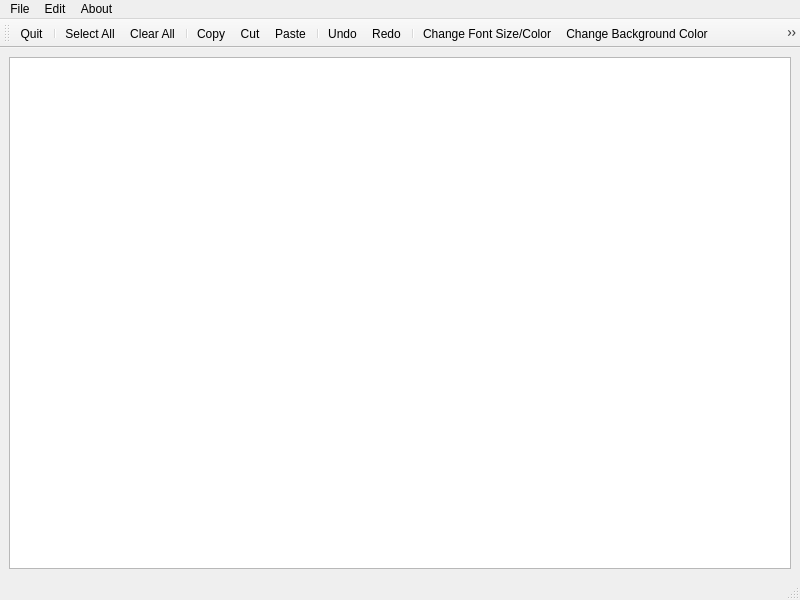
<?xml version="1.0" encoding="UTF-8"?>
<ui version="4.0">
 <class>MainWindow</class>
 <widget class="QMainWindow" name="MainWindow">
  <property name="geometry">
   <rect>
    <x>0</x>
    <y>0</y>
    <width>800</width>
    <height>600</height>
   </rect>
  </property>
  <property name="windowTitle">
   <string>MainWindow</string>
  </property>
  <widget class="QWidget" name="centralwidget">
   <layout class="QVBoxLayout" name="verticalLayout">
    <item>
     <widget class="QTextEdit" name="text_edit"/>
    </item>
   </layout>
  </widget>
  <widget class="QMenuBar" name="menubar">
   <property name="geometry">
    <rect>
     <x>0</x>
     <y>0</y>
     <width>800</width>
     <height>22</height>
    </rect>
   </property>
   <widget class="QMenu" name="menuFile">
    <property name="title">
     <string>File</string>
    </property>
    <addaction name="actionOpen_File"/>
    <addaction name="actionSave_File"/>
    <addaction name="separator"/>
    <addaction name="actionQuit"/>
   </widget>
   <widget class="QMenu" name="menuEdit">
    <property name="title">
     <string>Edit</string>
    </property>
    <addaction name="actionSelect_All"/>
    <addaction name="actionClear_All"/>
    <addaction name="separator"/>
    <addaction name="actionCopy"/>
    <addaction name="actionCut"/>
    <addaction name="actionPaste"/>
    <addaction name="separator"/>
    <addaction name="actionUndo"/>
    <addaction name="actionRedo"/>
    <addaction name="separator"/>
    <addaction name="actionFont"/>
    <addaction name="actionChange_Text_Color"/>
    <addaction name="actionChange_Background_Color"/>
   </widget>
   <widget class="QMenu" name="menuAbout">
    <property name="title">
     <string>About</string>
    </property>
    <addaction name="actionAbout_Qt"/>
    <addaction name="actionAbout"/>
   </widget>
   <addaction name="menuFile"/>
   <addaction name="menuEdit"/>
   <addaction name="menuAbout"/>
  </widget>
  <widget class="QStatusBar" name="statusbar"/>
  <widget class="QToolBar" name="toolBar">
   <property name="windowTitle">
    <string>toolBar</string>
   </property>
   <attribute name="toolBarArea">
    <enum>TopToolBarArea</enum>
   </attribute>
   <attribute name="toolBarBreak">
    <bool>false</bool>
   </attribute>
   <addaction name="actionQuit"/>
   <addaction name="separator"/>
   <addaction name="actionSelect_All"/>
   <addaction name="actionClear_All"/>
   <addaction name="separator"/>
   <addaction name="actionCopy"/>
   <addaction name="actionCut"/>
   <addaction name="actionPaste"/>
   <addaction name="separator"/>
   <addaction name="actionUndo"/>
   <addaction name="actionRedo"/>
   <addaction name="separator"/>
   <addaction name="actionFont"/>
   <addaction name="actionChange_Background_Color"/>
   <addaction name="actionChange_Text_Color"/>
  </widget>
  <action name="actionOpen_File">
   <property name="text">
    <string>Open File</string>
   </property>
  </action>
  <action name="actionSave_File">
   <property name="text">
    <string>Save File</string>
   </property>
  </action>
  <action name="actionQuit">
   <property name="icon">
    <iconset resource="resource.qrc">
     <normaloff>:/images/quitIcon.png</normaloff>:/images/quitIcon.png</iconset>
   </property>
   <property name="text">
    <string>Quit</string>
   </property>
  </action>
  <action name="actionCopy">
   <property name="icon">
    <iconset resource="resource.qrc">
     <normaloff>:/images/copyIcon.png</normaloff>:/images/copyIcon.png</iconset>
   </property>
   <property name="text">
    <string>Copy</string>
   </property>
  </action>
  <action name="actionCut">
   <property name="icon">
    <iconset resource="resource.qrc">
     <normaloff>:/images/cutIcon.png</normaloff>:/images/cutIcon.png</iconset>
   </property>
   <property name="text">
    <string>Cut</string>
   </property>
  </action>
  <action name="actionPaste">
   <property name="icon">
    <iconset resource="resource.qrc">
     <normaloff>:/images/pasteIcon.png</normaloff>:/images/pasteIcon.png</iconset>
   </property>
   <property name="text">
    <string>Paste</string>
   </property>
  </action>
  <action name="actionUndo">
   <property name="icon">
    <iconset resource="resource.qrc">
     <normaloff>:/images/undoIcon.png</normaloff>:/images/undoIcon.png</iconset>
   </property>
   <property name="text">
    <string>Undo</string>
   </property>
  </action>
  <action name="actionRedo">
   <property name="icon">
    <iconset resource="resource.qrc">
     <normaloff>:/images/redoIcon.png</normaloff>:/images/redoIcon.png</iconset>
   </property>
   <property name="text">
    <string>Redo</string>
   </property>
  </action>
  <action name="actionClear_All">
   <property name="icon">
    <iconset resource="resource.qrc">
     <normaloff>:/images/clearIcon.png</normaloff>:/images/clearIcon.png</iconset>
   </property>
   <property name="text">
    <string>Clear All</string>
   </property>
  </action>
  <action name="actionSelect_All">
   <property name="icon">
    <iconset resource="resource.qrc">
     <normaloff>:/images/selectIcon.png</normaloff>:/images/selectIcon.png</iconset>
   </property>
   <property name="text">
    <string>Select All</string>
   </property>
  </action>
  <action name="actionAbout_Qt">
   <property name="icon">
    <iconset resource="resource.qrc">
     <normaloff>:/images/aboutQtIcon.png</normaloff>:/images/aboutQtIcon.png</iconset>
   </property>
   <property name="text">
    <string>About Qt</string>
   </property>
  </action>
  <action name="actionAbout">
   <property name="icon">
    <iconset resource="resource.qrc">
     <normaloff>:/images/aboutIcon.png</normaloff>:/images/aboutIcon.png</iconset>
   </property>
   <property name="text">
    <string>About</string>
   </property>
  </action>
  <action name="actionFont">
   <property name="icon">
    <iconset resource="resource.qrc">
     <normaloff>:/images/fontIcon.png</normaloff>:/images/fontIcon.png</iconset>
   </property>
   <property name="text">
    <string>Change Font Size/Color</string>
   </property>
  </action>
  <action name="actionChange_Text_Color">
   <property name="icon">
    <iconset resource="resource.qrc">
     <normaloff>:/images/text_colorIcon.png</normaloff>:/images/text_colorIcon.png</iconset>
   </property>
   <property name="text">
    <string>Change Text Color</string>
   </property>
  </action>
  <action name="actionChange_Background_Color">
   <property name="icon">
    <iconset resource="resource.qrc">
     <normaloff>:/images/background_colorIcon.png</normaloff>:/images/background_colorIcon.png</iconset>
   </property>
   <property name="text">
    <string>Change Background Color</string>
   </property>
  </action>
 </widget>
 <resources>
  <include location="resource.qrc"/>
 </resources>
 <connections/>
</ui>
